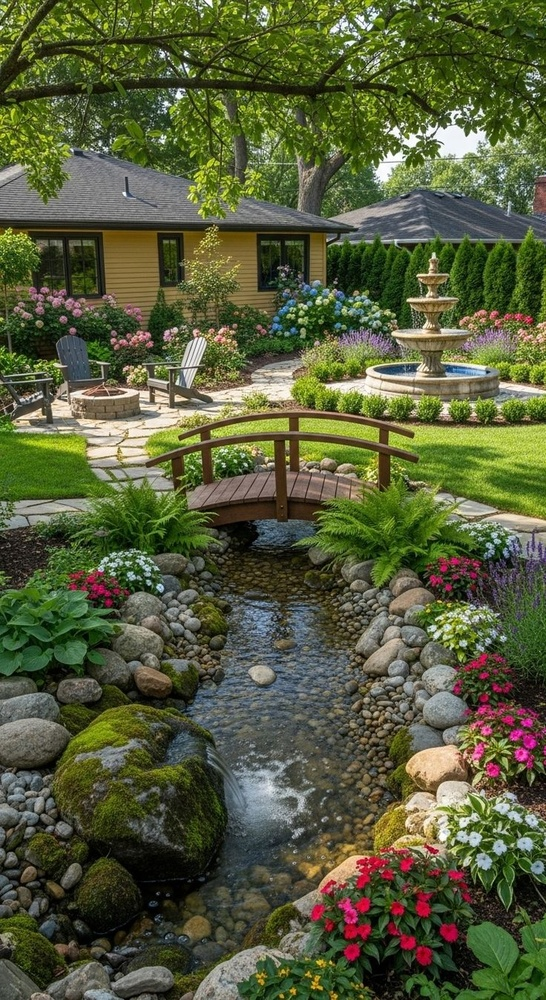
#> input picture images/taman.jpg, 546 x 1000 px, shrunk from 736 x 1349 before the run, found by its file name
$ python orientasi.py
#> lines starting #> are read from the running program, lines starting #| are printed output that depends on the picture
import cv2
import numpy as np
import matplotlib.pyplot as plt

img = cv2.imread('./Scale-Invariant Feature Transform (SIFT)/images/taman.jpg')
#> img is the input picture: shape (1000, 546, 3); mean B, G, R 58.7, 92.5, 86.2
img_rgb = cv2.cvtColor(img, cv2.COLOR_BGR2RGB)
gray = cv2.cvtColor(img, cv2.COLOR_BGR2GRAY)
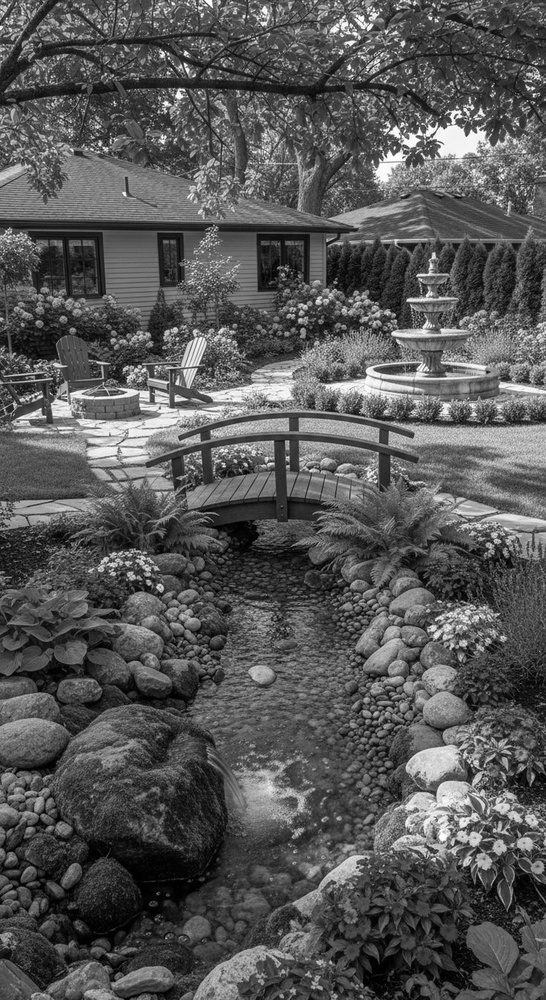
#> gray: shape (1000, 546); min 0, max 255, mean 86.8

sift = cv2.SIFT_create()

keypoints, descriptors = sift.detectAndCompute(gray, None)
#> keypoints = 9055 keypoints; strongest (x, y, size): (186, 53, 3.3), (349, 67, 2.8), (430, 18, 2.3), (244, 16, 2)

print("Total keypoints:", len(keypoints))
#| Total keypoints: 9055


kp = max(keypoints, key=lambda k: k.size)
#> kp = keypoint at (318.6, 276.5), size 96.4

vis = img_rgb.copy()

x, y = int(kp.pt[0]), int(kp.pt[1])
#> x = 318; y = 276
radius = int(kp.size / 2)
#> radius = 48

cv2.circle(vis, (x, y), radius, (0, 255, 0), 2)

angle_rad = np.deg2rad(kp.angle)
#> angle_rad = 1.46
arrow_length = int(radius * 1.5)
#> arrow_length = 72

x2 = int(x + arrow_length * np.cos(angle_rad))
#> x2 = 326
y2 = int(y + arrow_length * np.sin(angle_rad))
#> y2 = 347

cv2.arrowedLine(
    vis,
    (x, y),
    (x2, y2),
    (255, 0, 0),
    2,
    tipLength=0.3
)
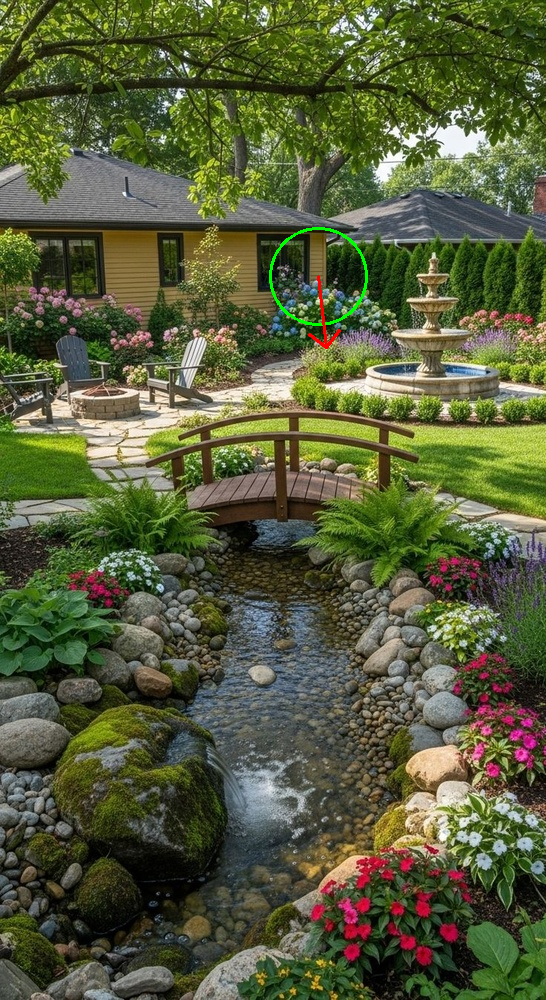
#> vis: shape (1000, 546, 3); mean R, G, B 86.2, 92.8, 58.6

plt.figure(figsize=(6, 6))
plt.imshow(vis)
plt.title("SIFT Keypoint Orientation (Arrow)")
plt.axis('off')
plt.show()
